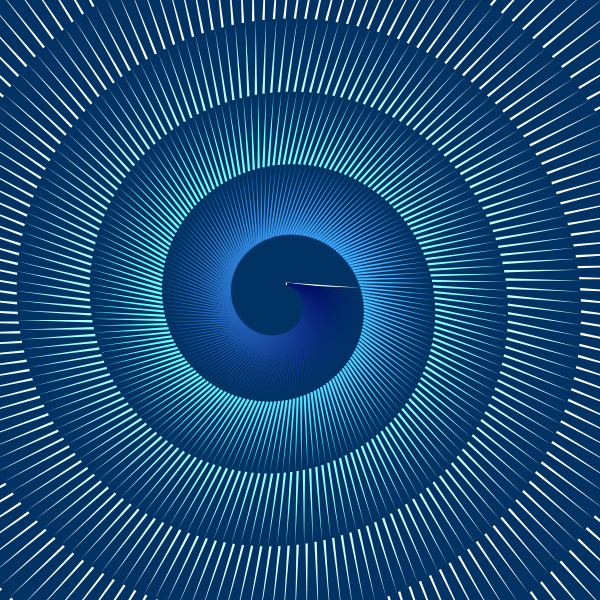
Frame 1 (no input)
Frame 60 (no input): identical to frame 1, image omitted
Frame 120 (the mouse pressed at the canvas centre since frame 60): identical to frame 1, image omitted

The p5.js sketch that drew this single still picture (run headless with seeded random() and noise() and a simulated clock; from frame 60 on, the mouse is pressed at the canvas centre):

// p5.js sketch
// ── sketch.js
function setup() {

    createCanvas(600,600);
    background(0,50,100);


    ///////////
    // GRIND //
    ///////////


    //var circleSize = 10;

    //for(var i = circleSize/2; i < width; i = i + circleSize*1.5){
    //    for(var n = circleSize/2; n < width; n = n + circleSize*1.5){
    //       ellipse(i,n,circleSize);
    //    }
    //}


    /////////////////
    // CONNECTIONS //
    /////////////////


    //scale(0.008)
    //translate(width*1, height*3)

    //for(var p = 0; p < 1000; p++){
    //    translate(width/4,p*2)
    //    rotate(PI/0)
    //    beginShape()
    //    vertex(width/2, height/2)
    //    vertex(width,height)
    //    vertex(0, height)
    //    endShape()

    //    beginShape();
    //    vertex(0,0)
    //    vertex(width,height)
    //    endShape()

    //    strokeWeight(1)

    //    fill(p*15,p+5,p+55)

    //}


    //////////////
    // GRADIENT //
    //////////////


    //for( var x = 0; x < width+1; x++) {
    //    line(x,0,x,height);
     //   stroke(x);


    //}

///////////////////////////////////////////////////////////////////////////////

    scale(0.008)
    translate(35000,35000)

    for(var p = 0; p < 1000; p++){
        translate(width/4,p*2)
        rotate(PI/85)
        beginShape()
        vertex(width, height/2)
        vertex(width,height)
        vertex(10000, height)
        endShape()

        //beginShape();
        //vertex(0,0)
        //vertex(width,height)
        //endShape()

        strokeWeight(1)

        fill(p*0.4,p+15,p+100)

    }





}

function draw() {







}
